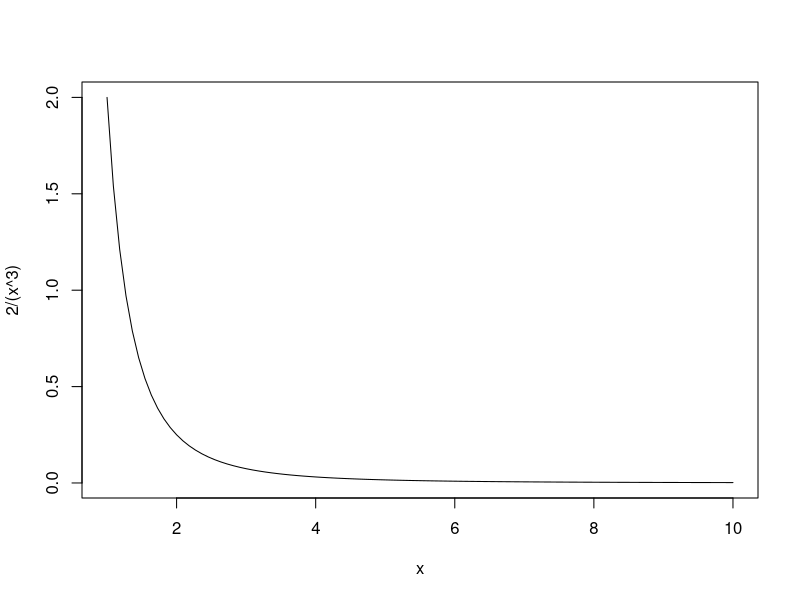
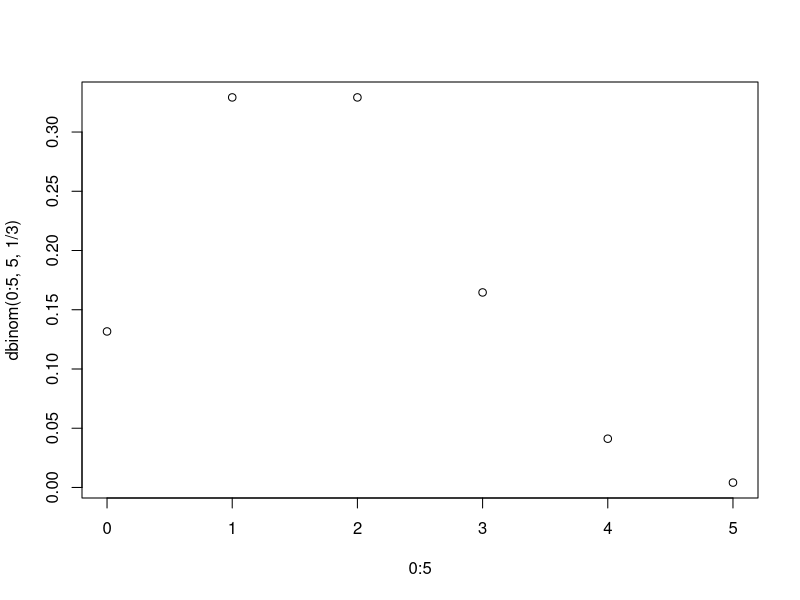
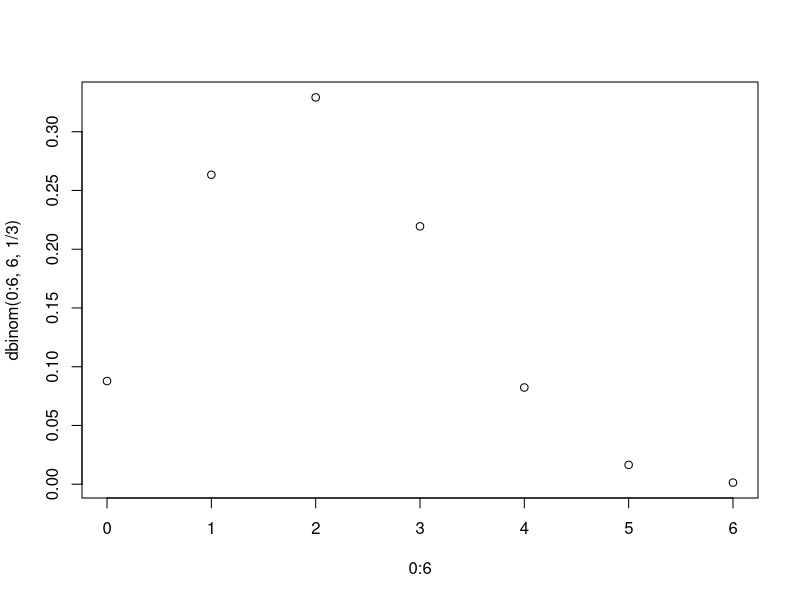
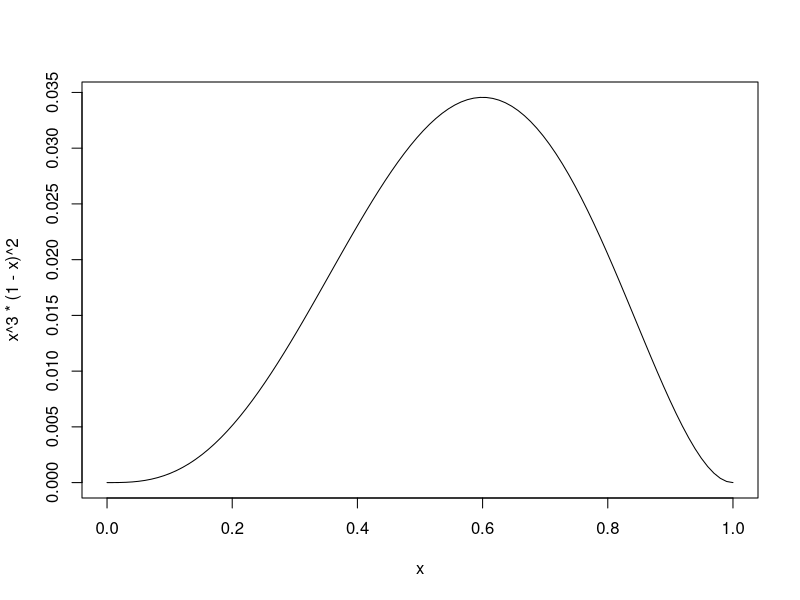

These figures' R source, in order:
## ---- chunk 1
curve(2/(x^3), from=1, to=10, 100)
## ---- chunk 2
plot(0:5,dbinom(0:5,5,1/3))

which.max(pbinom(0:5,5,1/3)>=0.5)-1

which.max(dbinom(0:5,5,1/3))-1
## ---- chunk 3
plot(0:6,dbinom(0:6,6,1/3))

which.max(pbinom(0:6,6,1/3)>=0.5)-1

which.max(dbinom(0:6,6,1/3))-1
## ---- chunk 4
#A mostly non rainy year

rain<-rep(0,365)
days<-sample(1:365,10)
amounts<-sample(1:10,10)
rain[days]<-amounts

mean(rain)
median(rain)
max(rain)


mean(rain[rain>0])
median(rain[rain>0])
max(rain[rain>0])
## ---- chunk 5
  curve(x^3*(1-x)^2, from=0, to=1, 100)
